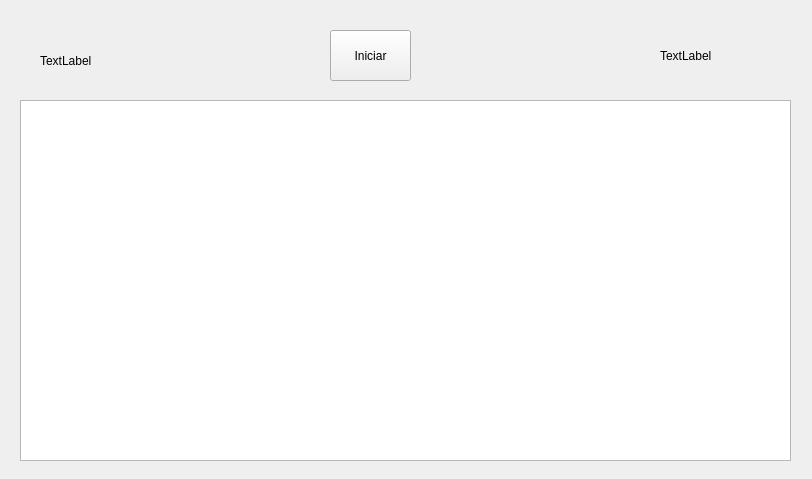
<?xml version="1.0" encoding="UTF-8"?>
<ui version="4.0">
 <class>Panel</class>
 <widget class="QWidget" name="Panel">
  <property name="geometry">
   <rect>
    <x>0</x>
    <y>0</y>
    <width>812</width>
    <height>479</height>
   </rect>
  </property>
  <property name="windowTitle">
   <string>Form</string>
  </property>
  <widget class="QPushButton" name="Iniciar">
   <property name="geometry">
    <rect>
     <x>330</x>
     <y>30</y>
     <width>81</width>
     <height>51</height>
    </rect>
   </property>
   <property name="text">
    <string>Iniciar</string>
   </property>
  </widget>
  <widget class="QLabel" name="lbl_nombre1">
   <property name="geometry">
    <rect>
     <x>40</x>
     <y>40</y>
     <width>111</width>
     <height>41</height>
    </rect>
   </property>
   <property name="text">
    <string>TextLabel</string>
   </property>
  </widget>
  <widget class="QLabel" name="lbl_nombre2">
   <property name="geometry">
    <rect>
     <x>660</x>
     <y>30</y>
     <width>121</width>
     <height>51</height>
    </rect>
   </property>
   <property name="text">
    <string>TextLabel</string>
   </property>
  </widget>
  <widget class="QGraphicsView" name="view">
   <property name="geometry">
    <rect>
     <x>20</x>
     <y>100</y>
     <width>771</width>
     <height>361</height>
    </rect>
   </property>
  </widget>
 </widget>
 <resources/>
 <connections/>
</ui>
